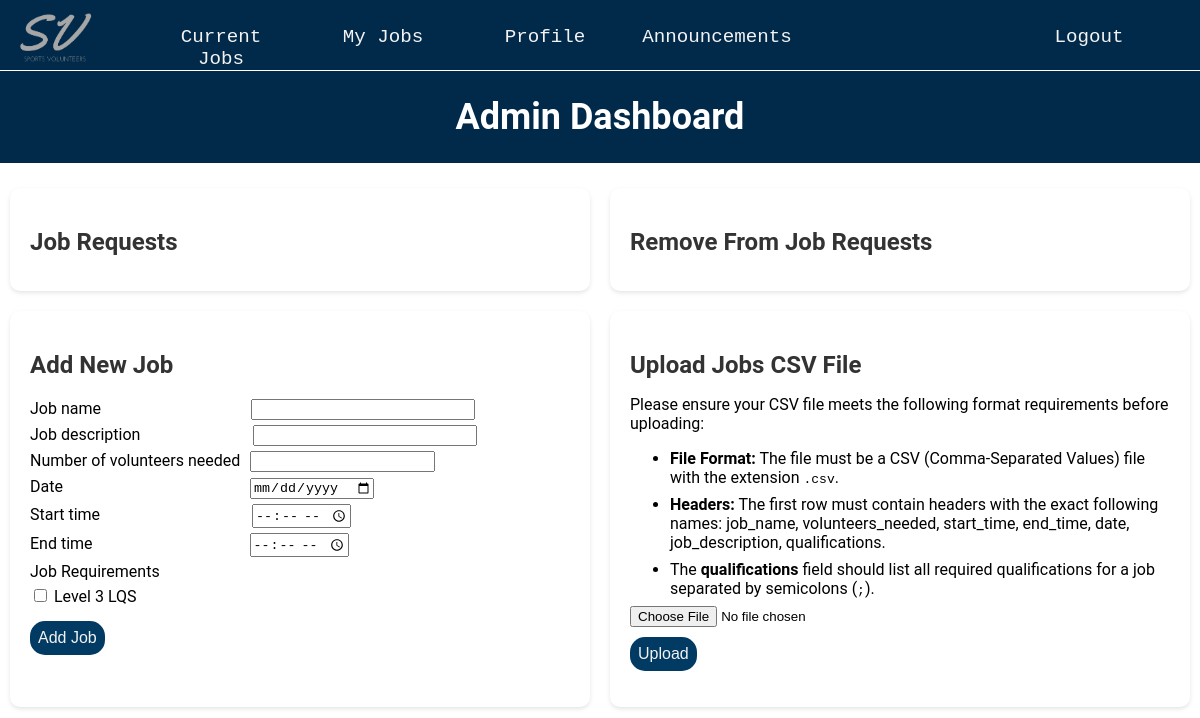
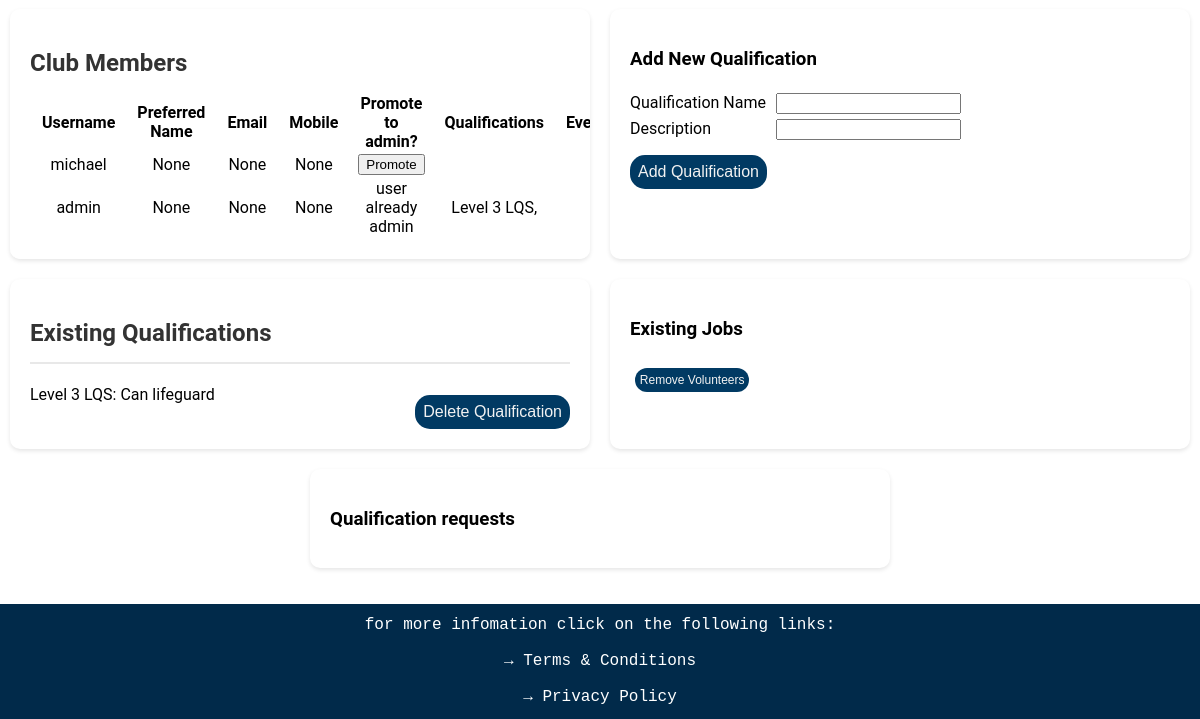
/admin, run on an earlier commit of the app's database (2 pictures, top to bottom).
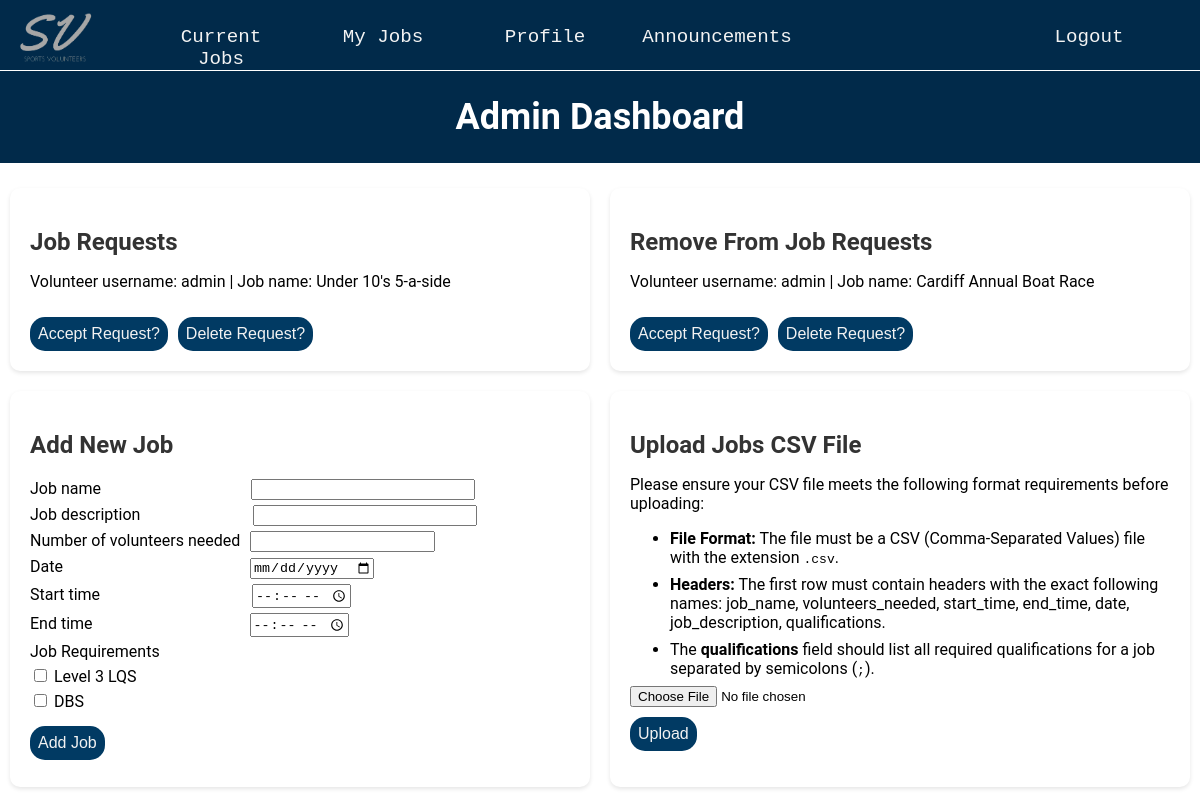
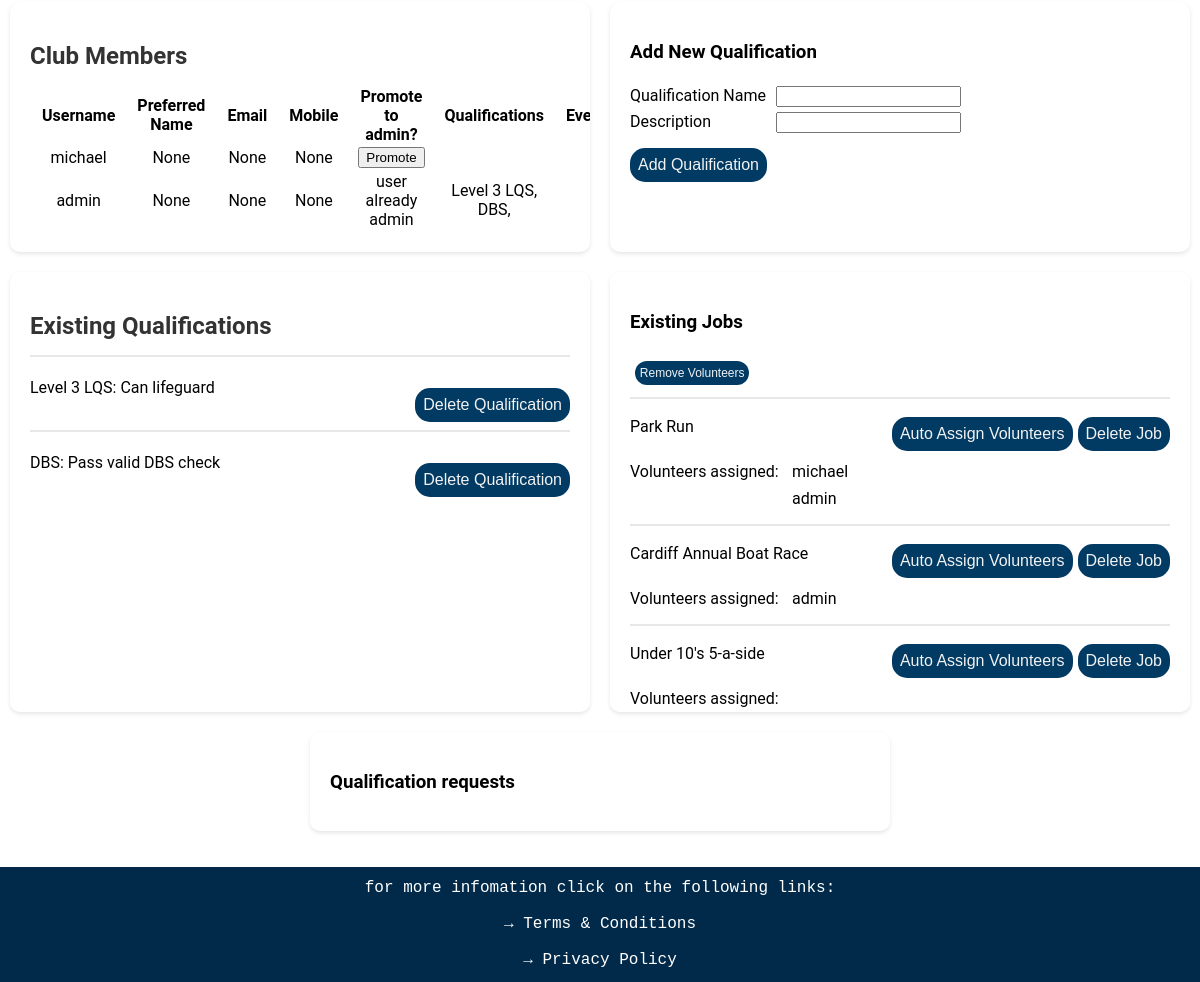
And on a later commit of the database (2 pictures, top to bottom).
### website/databases.py (models this page shows, shortened)
class User(UserMixin, db.Model):
    __tablename__ = 'users'
    user_id = db.Column(db.Integer, primary_key=True, autoincrement=True)
    username = db.Column(db.String(16), index=True, unique=True)
    password_hash = db.Column(db.String(64))
    email = db.Column(db.String(30))
    mobile = db.Column(db.String(15))
    preferred_name = db.Column(db.String(15))
    dob = db.Column(db.String(11))
    address = db.Column(db.String(50))
    jobs_completed = db.Column(db.Integer)
    admin = db.Column(db.Boolean)
    details = db.Column(db.String(255))
    qualifications = db.relationship('Qualification', secondary=user_qualifications,
                                     backref=db.backref('users', lazy='subquery'))
    jobs = db.relationship('Jobs', secondary='user_job_link',
                           backref=db.backref('assigned_users', lazy='dynamic'))

class Qualification(UserMixin, db.Model):
    __tablename__ = 'qualification'
    qualifications_id = db.Column(db.Integer, primary_key=True, autoincrement=True)
    qualification_name = db.Column(db.String(300))
    qualification_description = db.Column(db.String(300))

class Requests(UserMixin, db.Model):
    __tablename__ = 'requests'
    request_id = db.Column(db.Integer, primary_key=True, autoincrement=True)
    user_id = db.Column(db.Integer, db.ForeignKey('users.user_id'))
    job_id = db.Column(db.Integer, db.ForeignKey('jobs.job_id'))
    user = db.relationship('User', backref=db.backref('users', lazy='subquery'))
    job = db.relationship('Jobs', backref=db.backref('jobs', lazy='subquery'))

class Jobs(UserMixin, db.Model):
    __tablename__ = 'jobs'
    job_id = db.Column(db.Integer, primary_key=True)
    job_name = db.Column(db.String(20))
    volunteers_needed = db.Column(db.Integer)
    volunteers_needed_left = db.Column(db.Integer)
    start_time = db.Column(db.String(20))
    end_time = db.Column(db.String(20))
    date = db.Column(db.String(20))
    job_description = db.Column(db.String(300))
    job_qualifications = db.relationship('Qualification', secondary=job_requirements,
                                         backref=db.backref('required_for_jobs', lazy='subquery'))

class RemoveRequests(UserMixin, db.Model):
    __tablename__ = 'remove_requests'
    remove_request_id = db.Column(db.Integer, primary_key=True, autoincrement=True)
    user_id = db.Column(db.Integer, db.ForeignKey('users.user_id'))
    job_id = db.Column(db.Integer, db.ForeignKey('jobs.job_id'))
    user = db.relationship('User', backref=db.backref('remove_requests', lazy='subquery'))
    job = db.relationship('Jobs', backref=db.backref('remove_requests', lazy='subquery'))

### website/routes.py (the view, shortened to what this page needs)
@app.route('/admin', methods=['GET', 'POST'])
def admin():
    users = User.query.order_by(desc(User.jobs_completed)).all()
    qualifications = Qualification.query.all()
    new_job_form = newJobForm()
    jobs = Jobs.query.all()
    user_job_link = UserJobLink.query.all()
    requests = Requests.query.join(User).order_by(User.jobs_completed).all()
    qualification_requests = QualificationRequests.query.join(User).all()
    remove_requests = RemoveRequests.query.join(User).order_by(User.jobs_completed).all()
    new_job_form.job_requirements.choices = [(q.qualifications_id, q.qualification_name) for q in qualifications]
    qualification_form = QualificationForm()
    return render_template('admin.html', users=users, new_job_form=new_job_form, qualification_form=qualification_form,
                           qualifications=qualifications, requests = requests, remove_requests = remove_requests,
                           jobs = jobs, user_job_link = user_job_link, all_users = User,
                           prescription_level = prescription_level, qualification_requests = qualification_requests)

### website/templates/admin.html (shortened to what this page needs)
{% extends "layout.html" %}
{% block page_content %}
<div class="p-title-box-admin">
    <h1 class = 'profile-title'>Admin Dashboard</h1>
</div>
<div class="admin-container">
    <div class="admin-box admin-scrollable-box">
        <h2>Job Requests</h2>
        {% for request in requests %}
        <div>
            <p>Volunteer username: {{ request.user.username }} | Job name: {{ request.job.job_name }}</p>
            <div class="admin-job-request">
                <form method="post">
                    <input type="submit" value="Accept Request?" class='admin-button'>
                </form>
                <form method="post" onclick="return confirm('Are you sure you want to delete this request?');">
                    <input type="submit" value="Delete Request?" class='admin-button'>
                </form>
            </div>
        </div>
        {% endfor %}
    </div>
    <div class="admin-box admin-scrollable-box">
        <h2>Remove From Job Requests</h2>
        {% for remove_request in remove_requests %}
        <div>
            <p>Volunteer username: {{ remove_request.user.username }} | Job name: {{ remove_request.job.job_name }}</p>
            <div class="admin-job-request">
                <form method="post">
                    <input type="submit" value="Accept Request?" class='admin-button'>
                </form>
                <form method="post" onclick="return confirm('Are you sure you want to delete this request?');">
                    <input type="submit" value="Delete Request?" class='admin-button'>
                </form>
            </div>
        </div>
        {% endfor %}
    </div>
    <div class="admin-box">
        <h2>Add New Job</h2>
        <div class="admin-new-job">
        <form action="" method="POST">
            <div>
                {{ new_job_form.job_name.label }} {{ new_job_form.job_name(class="admin-new-job-name") }}
            </div>
            <div>
                {{ new_job_form.job_description.label }} {{ new_job_form.job_description(class="admin-new-job-desc") }}
            </div>
            <div>
                {{ new_job_form.volunteers_needed.label }} {{ new_job_form.volunteers_needed(class="admin-new-job-vol") }}
            </div>
            <div>
                {{ new_job_form.date.label }} {{ new_job_form.date(class="admin-new-job-date") }}
            </div>
            <div>
                {{ new_job_form.start_time.label }} {{ new_job_form.start_time(class="admin-new-job-stime") }}
            </div>
            <div>
                {{ new_job_form.end_time.label }} {{ new_job_form.end_time(class="admin-new-job-etime") }}
            </div>
            <div>
                {{ new_job_form.job_requirements.label }}
                {% for subfield in new_job_form.job_requirements %}
                <div>
                    {{ subfield }} {{ subfield.label }}
                </div>
                {% endfor %}
            </div>
            <div>
                {{ new_job_form.submit(class='admin-button') }}
            </div>
        </form>
        </div>
    </div>
    <div class="admin-box">
        <h2>Upload Jobs CSV File</h2>
        {% if prescription_level == 'free' %}
        upgrade to premium to unlock this feature
        {% else %}
        <div class="upload-instructions">
            <p>Please ensure your CSV file meets the following format requirements before uploading:</p>
            <ul>
                <li class="upload-instructions-li"><strong>File Format:</strong> The file must be a CSV (Comma-Separated Values) file with the extension <code>.csv</code>.</li>
                <li class="upload-instructions-li"><strong>Headers:</strong> The first row must contain headers with the exact following names: job_name, volunteers_needed, start_time, end_time, date, job_description, qualifications.</li>
                <li class="upload-instructions-li">The <strong>qualifications</strong> field should list all required qualifications for a job separated by semicolons (<code>;</code>).</li>
            </ul>
            <form method="POST" action="/upload_jobs" enctype="multipart/form-data">
                <input type="file" name="file">
                <input type="submit" value="Upload" class="admin-button">
            </form>
        </div>
        {% endif %}
    </div>
    <div class="admin-box admin-scrollable-box">
        <h2>Club Members</h2>
        <table class="admin-club-member">
            <thead class="admin-club-table">
                <tr>
                    <th>Username</th>
                    <th>Preferred Name</th>
                    <th>Email</th>
                    <th>Mobile</th>
                    <th>Promote to admin?</th>
                    <th>Qualifications</th>
                    <th>Events</th>
                </tr>
            </thead>
            <tbody>
            {% for user in users %}
            <tr>
                <td>{{ user.username }}</td>
                <td>{{ user.preferred_name }}</td>
                <td>{{ user.email }}</td>
                <td>{{ user.mobile }}</td>
                {% if not user.admin %}
                <td>
                    <div>
                        <form method="post" onclick="return confirm('Are you sure you want to promote user to an admin?');">
                            <input type="submit" value="Promote" class="class='admin-button'">
                        </form>
                    </div>
                </td>
                {% else %}
                <td>user already admin</td>
                {% endif %}
                <td>{% for qualification in user.qualifications %}
                    {{ qualification.qualification_name }},
                    {% endfor %}
                </td>
                <td>{{ user.events }}</td>
            </tr>
            {% endfor %}
            </tbody>
        </table>
    </div>
    <div class="admin-box">
        <h3>Add New Qualification</h3>
        <form action="" method="POST">
            <div class="admin-new-qual">
                <div>
                    {{ qualification_form.qualification_name.label }} {{ qualification_form.qualification_name(class="admin-new-qual-name") }}
                </div>
                <div>
                    {{ qualification_form.qualification_description.label }} {{ qualification_form.qualification_description(class="admin-new-qualdesc") }}
                </div>
                <div>
                    {{ qualification_form.submit(class='admin-button') }}
                </div>
            </div>
        </form>
    </div>
    <div class="admin-box admin-scrollable-box">
        <h2>Existing Qualifications</h2>
        {% for qualification in qualifications %}
        <div class="admin-qual">
        <hr>
        <div>
            <p>{{ qualification.qualification_name }}: {{ qualification.qualification_description }}</p>
            <div>
                <form method = "post" action="{{ url_for('delete_qualification', qualifications_id=qualification.qualifications_id) }}" onclick="return confirm('Are you sure you want to delete this qualification?');">
                    <input type = "submit" value = "Delete Qualification" class='admin-button'>
                </form>
            </div>
        </div>
        </div>
        {% endfor %}
    </div>
    <div class="admin-box admin-scrollable-box">
        <h3>Existing Jobs</h3>
        <button class='remove-volunteer-button' onclick="showRemoveButtons()">Remove Volunteers</button>
        {% for job in jobs %}
            <div class="admin-jobs">
                <hr>
                <div>
                    <p>{{ job.job_name }}</p>
                    <div>
                        {% if not prescription_level == 'free' %}
                        <form method = "post">
                            <input type = "submit" value = "Auto Assign Volunteers" class='admin-button'>
                        </form>
                        {% endif %}
                        <form method = "post" action="{{ url_for('delete_job', job_id=job.job_id) }}" onclick="return confirm('Are you sure you want to delete this job?');">
                            <input type = "submit" value = "Delete Job" class='admin-button'>
                        </form>
                    </div>
                </div>
                <div class='volunteers-assigned-flex'>
                    <div class='volunteers-assigned-item'>Volunteers assigned:</div>
                    <div class='volunteers-assigned-item column'>
                    {% for user_job in user_job_link %}
                        {% if user_job.job_id == job.job_id %}
                            <div class='volunteers-delete-item'>
                                {{ all_users.query.filter_by(user_id = user_job.user_id).first().username }}
                            </div>
                        {% endif %}
                    {% endfor %}
                    </div>
                </div>
            </div>
            {% endfor %}
    </div>
    <div class="admin-box admin-scrollable-box">
        <h3>Qualification requests</h3>
    </div>
</div>
{% endblock %}

### website/templates/layout.html (shortened to what this page needs)
<!DOCTYPE html>
{% import "bootstrap/wtf.html" as wtf %}
<head>
    <link rel=stylesheet type=text/css href="{{ url_for('static', filename='styles.css') }}">
</head>
<div id="page-container">
    <ul class="navbar">
        <li>
            <div class="navbar_box_logo">
                <br>
                <img class="top_logo"
                    src="{{ url_for('static', filename='images/darker_logo.png') }}"
                    onmouseover= this.src="{{ url_for('static', filename='images/light_logo.png') }}"
                    onmouseout= this.src="{{ url_for('static', filename='images/darker_logo.png') }}"
                    alt="logo image" />
            </div>
        </li>
        <li>
            <div class="navbar_box">
                <a class="navbar_item" href="{{ url_for('current_jobs') }}">Current Jobs</a>
            </div>
        </li>
        <li>
            <div class="navbar_box">
                <a class="navbar_item" href="{{ url_for('my_jobs') }}">My Jobs</a>
            </div>
        </li>
        <li>
            <div class="navbar_box">
                <a class="navbar_item" href="{{ url_for('profile') }}">Profile</a>
            </div>
        </li>
        <li>
            <div class="navbar_box">
                <a class="navbar_item" href="{{ url_for('announcements') }}">Announcements</a>
            </div>
        </li>
        <li class = "navbar_right">
            <div class="navbar_box">
                <a class="navbar_item" href="{{ url_for('logout') }}">Logout</a>
            </div>
        </li>
    </ul>
    <div id = "content-wrap">
        {% block page_content %}{% endblock %}
    </div>
</div>
<footer class="footer">
    <p class = 'footer_text'>for more infomation click on the following links:</p>
    <p><a href="{{ url_for('terms') }}" class = 'footer_link'>→ Terms & Conditions</a></p>
    <p><a href="{{ url_for('privacy')}}" class = 'footer_link'>→ Privacy Policy</a></p>
</footer>

What changed in the data, as far as the page shows it:
added Requests: user.username "admin", job.job_name "Under 10's 5-a-side"
added RemoveRequests: user.username "admin", job.job_name "Cardiff Annual Boat Race"
added Qualification: qualification_name "DBS", qualification_description "Pass valid DBS check"
added Jobs: job_name "Park Run"
added UserJobLink: {{ all_users.query.filter_by(user_id = user_job.user_id).first().username }} "michael"
added UserJobLink: {{ all_users.query.filter_by(user_id = user_job.user_id).first().username }} "admin"
added Jobs: job_name "Cardiff Annual Boat Race"
added UserJobLink: {{ all_users.query.filter_by(user_id = user_job.user_id).first().username }} "admin"
added Jobs: job_name "Under 10's 5-a-side"
Also different on the page:
new list line: "☐ DBS"
